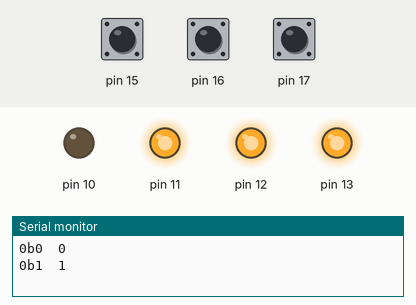
The sketch below on a simulated Arduino Uno, built with avr-gcc and run on an emulated ATmega328P. On the bench: output pins drawn as LEDs (lit = HIGH), the last lines printed to the serial monitor. Inputs (shaded band) come from the test bench; at power-on: pin 17 HIGH, pin 16 HIGH, pin 15 HIGH.

Above: at 1.2 s.
1.3 s: pin 17 pulled LOW for 0.15 s
At 2.5 s:
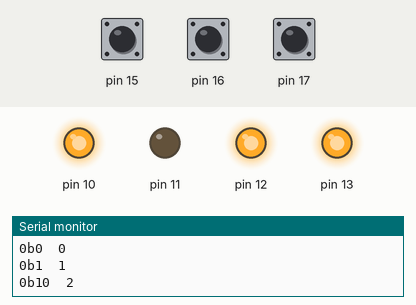
2.9 s: pin 16 pulled LOW for 0.15 s
At 3.7 s:
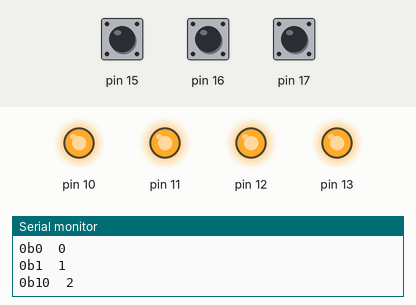
4.5 s: pin 17 pulled LOW for 1 s
At 6.2 s:
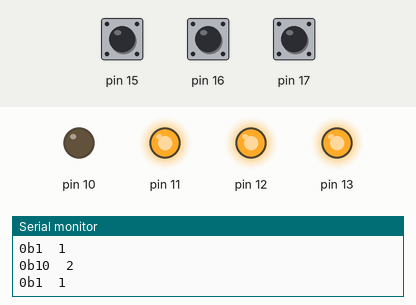
7.0 s: pin 17 pulled LOW for 3.2 s
At 11.0 s:
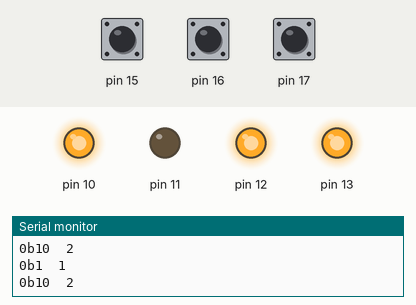
11.7 s: pin 17 pulled LOW for 0.15 s
At 12.8 s:
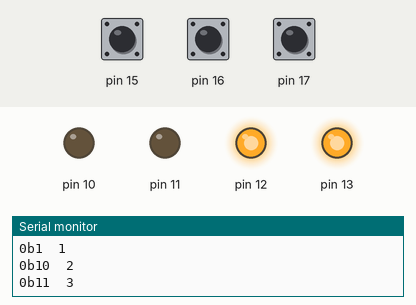
13.3 s: pin 17 pulled LOW for 0.15 s
At 14.0 s:
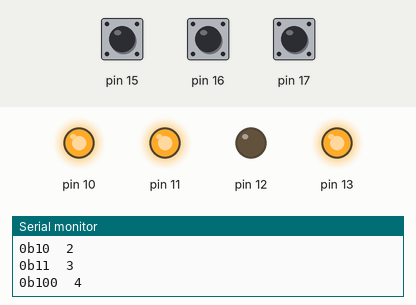
Timing chart, 0 to 15.9 s (numbered marks = the images above; inputs shaded):
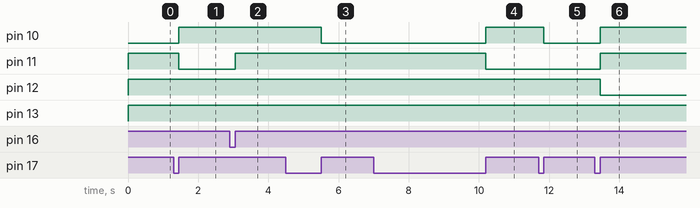

The sketch:

l2.ino
```cpp
#define DEBUG 1
#define FUNC 0
#define PULLUP 1

int pin[]={2,3,4,5};
bool flag = 1;
bool a0;
bool b0;
bool c0;
int counter = 0;
bool binar[4];

void setup() {
  pinMode(PC1,0);
  pinMode(PC2,0);
  pinMode(PC3,0);
  if(PULLUP)PORTC |= 1 << PC1 | 1 << PC2 | 1 << PC3;
  DDRB|= 1<<pin[3] | 1<<pin[2] | 1<<pin[1] | 1<<pin[0];
  if(DEBUG)Serial.begin(9600);
}

void loop() {
  int a = PINC>>PC1 & 1;
  int b = PINC>>PC2 & 1;
  int c = PINC>>PC3 & 1;

  if(a!=a0){
    a0 = a;
    if(a==1) FUNC ? changeValf(0):changeVal(0);
  }
  if(b!=b0){
    b0 = b;
    if(b==1) off();
  }
  if(c!=c0){
    c0 = c;
    if(c==1) FUNC ? changeValf(1):changeVal(1);
  }
}

void off(){
  counter = 0;
  PORTB=~(counter<<2);
}

void changeVal(bool up){
  counter = max(min(counter + (up ? 1 : -1), 15), 0);
  PORTB=~(counter<<2);
  if(DEBUG)debug();
}

void changeValf(bool up){
  counter = max(min(counter + (up ? 1 : -1), 15), 0);
  if(DEBUG)debug();
  binary();
  binar[0]==0?digitalWrite(10,1):digitalWrite(10,0);
  binar[1]==0?digitalWrite(11,1):digitalWrite(11,0);
  binar[2]==0?digitalWrite(12,1):digitalWrite(12,0);
  binar[3]==0?digitalWrite(13,1):digitalWrite(13,0);
}

void debug(){
  Serial.print("0b");
  Serial.print(counter,2);
  Serial.print("\t");
  Serial.println(counter);
}

void binary(){
  int dec = counter;
  for(int i = 3;i>=0;i--){
    binar[i]=dec%2;
    dec = dec/2;
  }
}
```

Measured:
- after the input at 1.3 s, pin 10: LOW → HIGH after 0.15 s; pin 11: HIGH → LOW after 0.15 s
- after the input at 2.9 s, pin 11: LOW → HIGH after 0.15 s
- after the input at 4.5 s, pin 10: HIGH → LOW after 1.0 s
- after the input at 7.0 s, pin 10: LOW → HIGH after 3.2 s; pin 11: HIGH → LOW after 3.2 s
- after the input at 11.7 s, pin 10: HIGH → LOW after 0.15 s
- after the input at 13.3 s, pin 10, pin 11: LOW → HIGH after 0.15 s; pin 12: HIGH → LOW after 0.15 s
